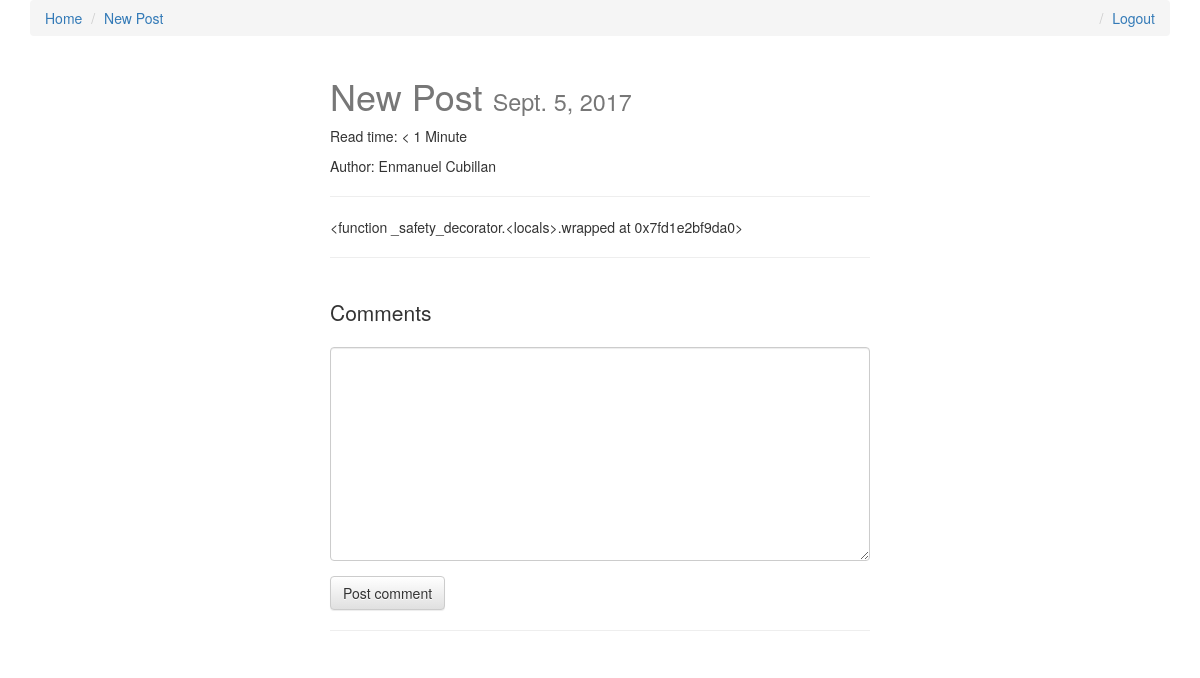
Screenshot of /mi-post/ (signed in) with the database file from the repository.
### posts/models.py (models this page shows, shortened)
class Post(models.Model):
    user = models.ForeignKey(settings.AUTH_USER_MODEL, default=1)
    title = models.CharField(max_length=120)
    slug = models.SlugField(unique=True)
    image = models.ImageField(upload_to=upload_location,
            null=True,
            blank=True,
            width_field="width_field",
            height_field="height_field")
    height_field = models.IntegerField(default=0)
    width_field = models.IntegerField(default=0)
    content = models.TextField()
    draft = models.BooleanField(default=False)
    publish = models.DateField(auto_now=False, auto_now_add=False)
    read_time =  models.IntegerField(default=0) # models.TimeField(null=True, blank=True) #assume minutes
    updated = models.DateTimeField(auto_now=True, auto_now_add=False)
    timestamp = models.DateTimeField(auto_now=False, auto_now_add=True)
    objects = PostManager()
    def get_absolute_url(self):
        return reverse("posts:detail", kwargs={"slug": self.slug})
    class Meta:
        ordering = ["-timestamp", "-updated"]
    def get_markdown(self):
        content = self.content
        markdown_text = markdown(content)
        return mark_safe(markdown_text)
    @property
    def comments(self):
        instance = self
        qs = Comment.objects.filter_by_instance(instance)
        return qs
    @property
    def get_content_type(self):
        instance = self
        content_type = ContentType.objects.get_for_model(instance.__class__)
        return content_type

### posts/views.py (the view, shortened to what this page needs)
# urls.py: url(r'^(?P<slug>[\w-]+)/$', post_detail, name='detail'),
def post_detail(request, slug=None):
	instance = get_object_or_404(Post, slug=slug)
	if instance.publish > timezone.now().date() or instance.draft:
		if not request.user.is_staff or not request.user.is_superuser:
			raise Http404
	share_string = quote_plus(instance.content)
	initial_data = {
			"content_type": instance.get_content_type,
			"object_id": instance.id
	}
	form = CommentForm(request.POST or None, initial=initial_data)
	comments = instance.comments
	context = {
		"title": instance.title,
		"instance": instance,
		"share_string": share_string,
		"comments": comments,
		"comment_form":form,
	}
	return render(request, "post_detail.html", context)

### comments/forms.py
class CommentForm(forms.Form):
    content_type = forms.CharField(widget=forms.HiddenInput)
    object_id = forms.IntegerField(widget=forms.HiddenInput)
    content = forms.CharField(label='', widget=forms.Textarea)

### comments/models.py (called while the page is built)
    def filter_by_instance(self, instance):
        content_type = ContentType.objects.get_for_model(instance.__class__)
        obj_id = instance.id
        qs = super(CommentManager, self).filter(content_type=content_type, object_id= obj_id).filter(parent=None)
        return qs

### posts/templatetags/urlify.py (called while the page is built)
@register.filter
def urlify(value):
    return quote_plus(value)

### templates/post_detail.html (shortened to what this page needs)
{% extends "base.html" %}
{% load urlify %}
{% load crispy_forms_tags %}
 {% block post_detail_link %}
  <li><a href='{{ instance.get_absolute_url }}'>{{ instance.title }}</a></li>
  {% endblock %}
{% block content %}
<div class='col-sm-6 col-sm-offset-3'>
<h1>{{ title }} <small>{% if instance.draft %}<span style='color:red;'>Draft</span> {% endif %}{{ instance.publish }}</small></h1>
<p>Read time: {% if instance.read_time <= 1 %} < 1 Minute {% else %}{{ instance.read_time }} minutes {% endif %}</p>
{% if instance.user.get_full_name %}
<p>Author: {{ instance.user.get_full_name }}</p>
{% endif %}
<p><div class="fb-like" data-href="{{ request.build_absolute_uri }}" data-layout="button_count" data-action="like" data-show-faces="true" data-share="true"></div>
<hr/>
</p>
<div class='row'>
<div class='col-sm-12 '>
   <div class='post-detail-item'>{{ instance.get_markdown }}</div>
    <hr/>
    <br/>
    <div>
        <p class='lead'>Comments</p>
        {% if request.user.is_authenticated %}
        <form method="POST" action="."> {% csrf_token %}
            {{ comment_form|crispy }}
            <input type='submit' value='Post comment' class='btn btn-default'>
        </form>
        {% else %}
        <p>You must login to comment </p>
        {% endif %}
        <hr/>
    </div>
</div>
</div>
</div>
{% endblock content %}

### static/css/base.css (style rules this page uses)
h1 { color: #777777; }

### rows the page displays
Post: title "New Post", publish "Sept. 5, 2017", user.get_full_name "Enmanuel Cubillan", get_markdown "<function _safety_decorator.<locals>.wrapped at 0x7fd1e2bf9da0>"
